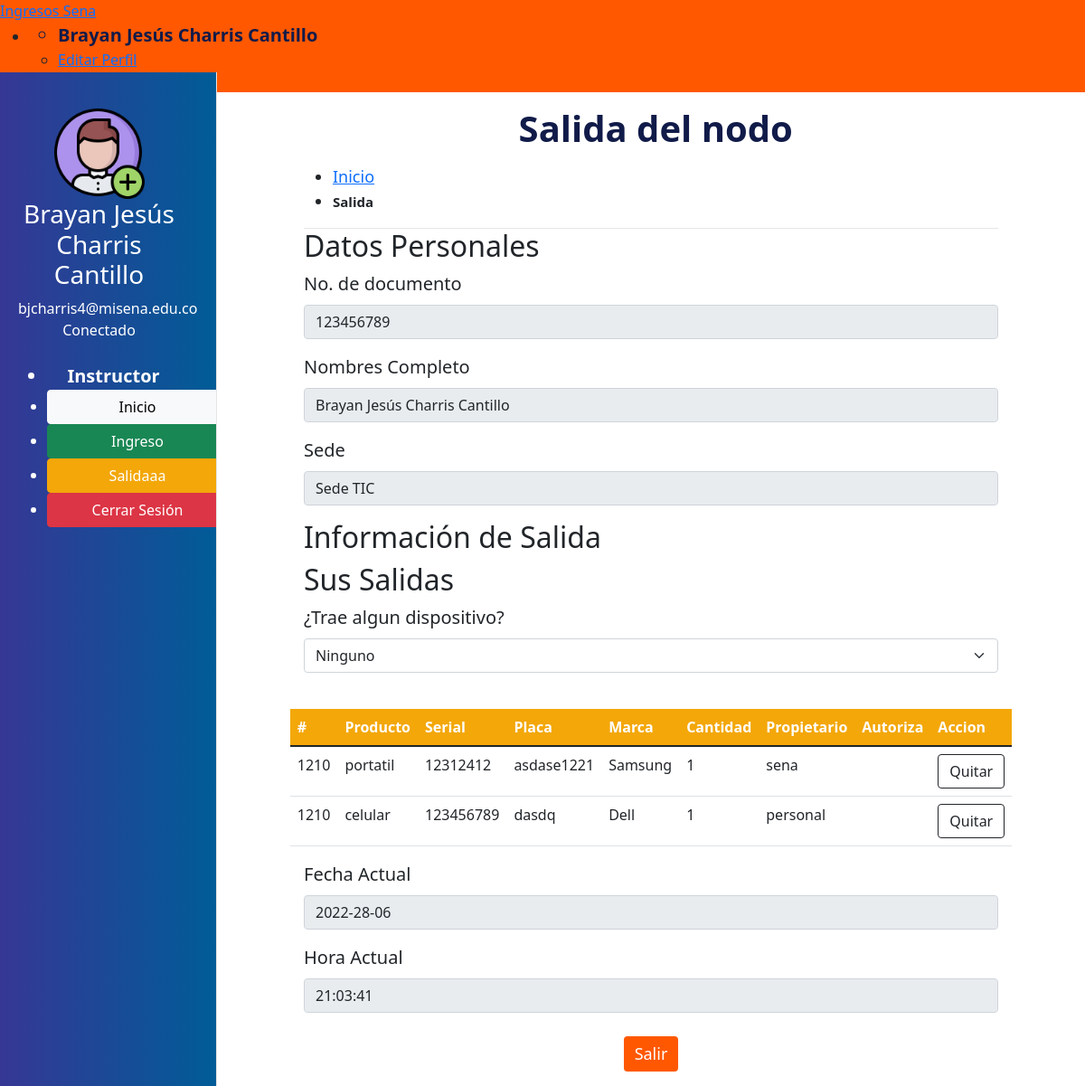
/pages/salida.php (signed in), run on the app's committed database.
### tables this page shows
CREATE TABLE `usuarios` (
  `idusu` bigint(20) NOT NULL,
  `cedula` varchar(12) NOT NULL,
  `nombres` varchar(50) NOT NULL,
  `correo` varchar(50) NOT NULL,
  `contrasena` varchar(50) NOT NULL,
  `sede` varchar(250) NOT NULL,
  `rol` varchar(50) NOT NULL
);

CREATE TABLE `ingresodispositivo` (
  `iddis` bigint(20) NOT NULL,
  `id_dispositivos` bigint(20) DEFAULT NULL,
  `codigo_ingreso` bigint(20) DEFAULT NULL
);

CREATE TABLE `dispositivos` (
  `id_dispositivos` bigint(20) NOT NULL,
  `dispositivo` varchar(50) NOT NULL,
  `serial` varchar(50) DEFAULT NULL,
  `placa` varchar(50) DEFAULT NULL,
  `marca` varchar(50) DEFAULT NULL,
  `cantidad` bigint(20) DEFAULT NULL,
  `propiedad` varchar(50) DEFAULT NULL,
  `autoriza` varchar(50) DEFAULT NULL
);

### includes/rellenar_datos_usuario.php (called while the page is built, shortened)
<?php
    $sql= "SELECT * FROM usuarios WHERE cedula='$cedula'";
    $result= mysqli_query($con,$sql);
    while ($row = mysqli_fetch_array($result)) {
        $usuario=array(
            "nombre"=>$row["nombres"],
            "correo"=>$row["correo"],
            "sede"=>$row["sede"]
        );
    }
?>

### pages/salida.php (the view, shortened to what this page needs)
<?php
    include("../includes/conexion.php");
    $cedula=$_SESSION['idUser'];
    include("../includes/rellenar_datos_usuario.php");
    $time= mysqli_query($con,"SELECT CURRENT_TIME();");
    $horaActual= mysqli_fetch_array($time)['CURRENT_TIME()'];
    $result=mysqli_query($con,"SELECT codigo_ingreso FROM ingreso WHERE cedula='$cedula'");
    $codigoIngreso=null;
    while($row = mysqli_fetch_array($result)){
        $codigoIngreso=$row['codigo_ingreso'];
    }
    $sql = "SELECT dp.codigo_ingreso, d.dispositivo, d.serial, d.placa, d.marca, d.cantidad, d.propiedad, d.autoriza
    FROM ingresodispositivo as dp INNER JOIN dispositivos as d on dp.id_dispositivos=d.id_dispositivos WHERE dp.codigo_ingreso=$codigoIngreso;";
    $result=mysqli_query($con, $sql);
    $ingresosSalidas=array();
    while($row = mysqli_fetch_array($result)){
        $ingresosSalidas[]=array($row["codigo_ingreso"],$row["dispositivo"],$row["serial"],$row["placa"],$row["marca"],$row["cantidad"],$row["propiedad"],$row["autoriza"],
        );
    }
?>
<!DOCTYPE html>
<html lang="en" >
<head>
  <link href="https://cdn.jsdelivr.net/npm/bootstrap@5.1.3/dist/css/bootstrap.min.css" rel="stylesheet">
  <link rel='stylesheet' href='https://cdnjs.cloudflare.com/ajax/libs/uikit/3.0.0-rc.23/css/uikit.min.css'>
  <link rel="stylesheet" href="../css/home.css">
</head>
<body>
<?php include("../includes/navTop.php");?>
<?php include("../includes/navLateral.php");?>
<div class="content-padder content-background">
    <div class="uk-section-small uk-section-default header">
        <div class="uk-container uk-container-large">
            <h1 id="tituloSalida"><span uk-icon="server"></span>&nbsp;Salida del nodo</h1>
            <ul class="uk-breadcrumb">
                <li><a href="../home.html">Inicio</a></li>
                <li><span href="" class="bold">Salida</span></li>
            </ul>
        </div>
    </div>
    <div class="uk-section-small">
        <form>
            <h2>Datos Personales</h2>
            <div class="mb-3">
                <label for="idDocumento" class="form-label">No. de documento</label>
                <input type="text" class="form-control" id="idDocumento" value="<?php echo $cedula?>" readonly>
            </div>
            <div class="mb-3">
                <label for="nombres" class="form-label">Nombres Completo</label>
                <input type="text" class="form-control" id="nombres" value="<?php echo $usuario['nombre'];?>" readonly>
            </div>
            <div class="mb-3">
                <label for="sede" class="form-label">Sede</label>
                <input type="email" class="form-control" id="sede" value="<?php echo $usuario["sede"]; ?>" readonly>
            </div>
            <h2>Información de Salida</h2>
            <h2>Sus Salidas</h2>
            <div class="mb-3">
                <label for="dispositivo" class="form-label">¿Trae algun dispositivo?</label>
                <select class="form-select" aria-label="Default select example" id="dispositivo">
                    <option selected value="ninguno">Ninguno</option>
                </select>
            </div>
            <br>
            <div class="tabla">
                <table class="table">
                    <thead class="thead-salida">
                        <tr>
                        <th scope="col">#</th>
                        <th>Producto</th>
                        <th>Serial</th>
                        <th>Placa</th>
                        <th>Marca</th>
                        <th>Cantidad</th>
                        <th>Propietario</th>
                        <th>Autoriza</th>
                        <th>Accion</th>
                        </tr>
                    </thead>
                    <tbody>
                        <?php foreach ($ingresosSalidas as $value):?>
                            <tr>
                                <td><?php echo $value[0]?></td>
                                <td><?php echo $value[1]?></td>
                                <td><?php echo $value[2]?></td>
                                <td><?php echo $value[3]?></td>
                                <td><?php echo $value[4]?></td>
                                <td><?php echo $value[5]?></td>
                                <td><?php echo $value[6]?></td>
                                <td><?php echo $value[7]?></td>
                                <td class="text-center"><button type="button" class="btn btn-outline-dark">Quitar</button></td>
                            </tr>
                        <?php endforeach;?>
                    </tbody>
                </table>
            </div>
            <div class="mb-3">
                <label for="fecha" class="form-label">Fecha Actual</label>
                <input type="text" class="form-control" id="fecha" readonly value="<?php echo date('Y-d-m'); ?>">
            </div>
            <div class="mb-3">
                <label for="hora" class="form-label">Hora Actual</label>
                <input type="text" class="form-control" id="hora" readonly value="<?php echo $horaActual?>">
            </div>
            <div class="mb-3 buttons">
                <button type="button" class="btn btn-primary button" id="btnSalir">Salir</button>
            </div>
          </form>
    </div>
</div>
</body>
</html>

### includes/navTop.php (shortened to what this page needs)
<div uk-sticky class="uk-navbar-container tm-navbar-container uk-active uk-light">
    <div class="uk-container uk-container-expand">
        <nav uk-navbar>
            <div class="uk-navbar-left">
                <a href="#" class="uk-navbar-item uk-logo">
                    Ingresos Sena
                </a>
            </div>
            <div class="uk-navbar-right uk-light">
                <ul class="uk-navbar-nav">
                    <li class="uk-active">
                        <div uk-dropdown="pos: bottom-right; mode: click; offset: -17;">
                            <ul class="uk-nav uk-navbar-dropdown-nav">
                                <li class="uk-nav-header"><?php echo $usuario['nombre'];?> &nbsp;</li>
                                <li><a href="#">Editar Perfil</a></li>
                                <li><a href="../index.html">Cerrar sesión</a></li>
                            </ul>
                        </div>
                    </li>
                </ul>
            </div>
        </nav>
    </div>
</div>

### includes/navLateral.php (shortened to what this page needs)
<div id="sidebar" class="tm-sidebar-left uk-background-default">
    <div class="user">
        <img id="avatar" width="100" class="uk-border-circle" src="../img/usuario.png" />
        <h3 class="uk-text-truncate"><?php echo $usuario['nombre'];?></h3>
        <div id="email" class="uk-text-truncate"><?php echo $usuario['correo'];?></div>
        <span id="status" class="uk-margin-top uk-label uk-label-success">Conectado</span>
    </div>
    <br />
    <ul class="uk-nav uk-nav-default">
        <li class="uk-nav-header">
            Instructor
        </li>
        <li><a href="../home.php"><button class="btn btn-light">Inicio</button></a></li>
        <li><a href="../pages/ingreso.php"><button class="btn btn-success">Ingreso</button></a></li>
        <li><a href="../pages/salida.php"><button class="btn btn-warning">Salidaaa</button></a></li>
        <li><a href=""><button class="btn btn-danger">Cerrar Sesión</button></a></li>
    </ul>
</div>

### css/home.css (style rules this page uses)
.btn-warning { background-color: #F3A709; border-color: #F3A709; }
.uk-nav .btn { width: 200px; color: white; }
.uk-nav .btn-light { color: black; }
#btnIngresar, #btnSalir { background-color: #ff5800; border: none; font-size: 18px; }
#btnSalir { background-color: #ff5800; border: none; font-size: 18px; }
.uk-nav .uk-nav-header { font-size: 20px; font-weight: 700; color: #111b49; }
.uk-breadcrumb li { font-size: 18px; }
.uk-breadcrumb a { font-size: 18px; }
.uk-section-small div label { font-size: 20px; }
.uk-navbar-container { background-color: #ff5800 !important; }
h1 { font-weight:800; }
h2 { font-weight: 500; }
.header { box-sizing: border-box; border-bottom: 1px #e5e5e5 solid; }
.content-padder { margin-left: 0px; }
.content-background { min-height: calc(100% - 80px); background-color: white; }
#sidebar { background: #005C97; background: -webkit-linear-gradient(to right, #363795, #005C97); background: linear-gradient(to right, #363795, #005C97); color: white; }
#sidebar a { color: white; font-size: 18px; font-weight: 600; text-align: left; }
.tm-sidebar-left { position: fixed; z-index: 100; top: 80px; bottom: 0; box-sizing: border-box; width: 240px !important; padding: 40px 40px 60px 20px; border-right: 1px #e5e5e5 solid; overflow-y: auto; overflow-x: hidden; }
.table .thead-salida { background-color: #F3A709; color: white; }
#tituloSalida { color: #111b49; }
#sidebar { color: white; text-align: center; }
#sidebar .user h3 { color: white; }
#sidebar .uk-nav-default li { color: white; }
.buttons { text-align: center; }
.buttons .button { margin-top: 10px; }
.uk-section-small { margin: 0 10%; }
.bold { font-weight: bold; font-size: 15px; }
.tabla { display: flex; justify-content: center; }
h1 { text-align: center; }
@media (min-width: 960px) { .content-padder { margin-left: 240px; } }

### data on the page
usuarios: nombres "Brayan Jesús Charris Cantillo", correo "bjcharris4@misena.edu.co", sede "Sede TIC"
ingresodispositivo: codigo_ingreso "1210", id_dispositivos.dispositivo "portatil", id_dispositivos.serial "12312412", id_dispositivos.placa "asdase1221", id_dispositivos.marca "Samsung", id_dispositivos.cantidad "1", id_dispositivos.propiedad "sena"
ingresodispositivo: codigo_ingreso "1210", id_dispositivos.dispositivo "celular", id_dispositivos.serial "123456789", id_dispositivos.placa "dasdq", id_dispositivos.marca "Dell", id_dispositivos.cantidad "1", id_dispositivos.propiedad "personal"
